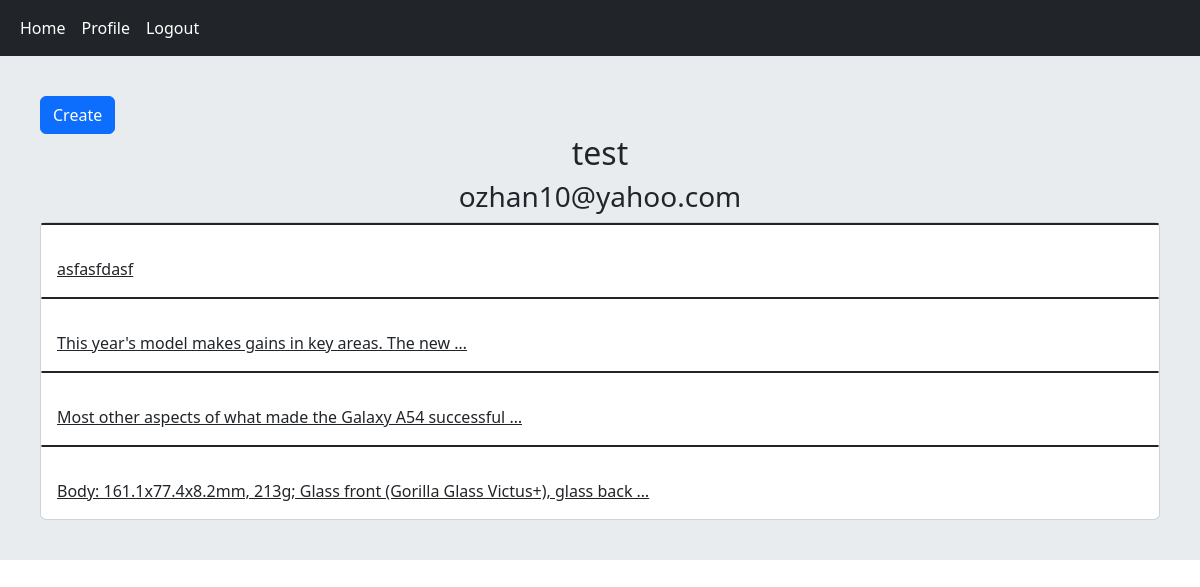
Before: /account/profile/2/ (signed in) with the older database file.
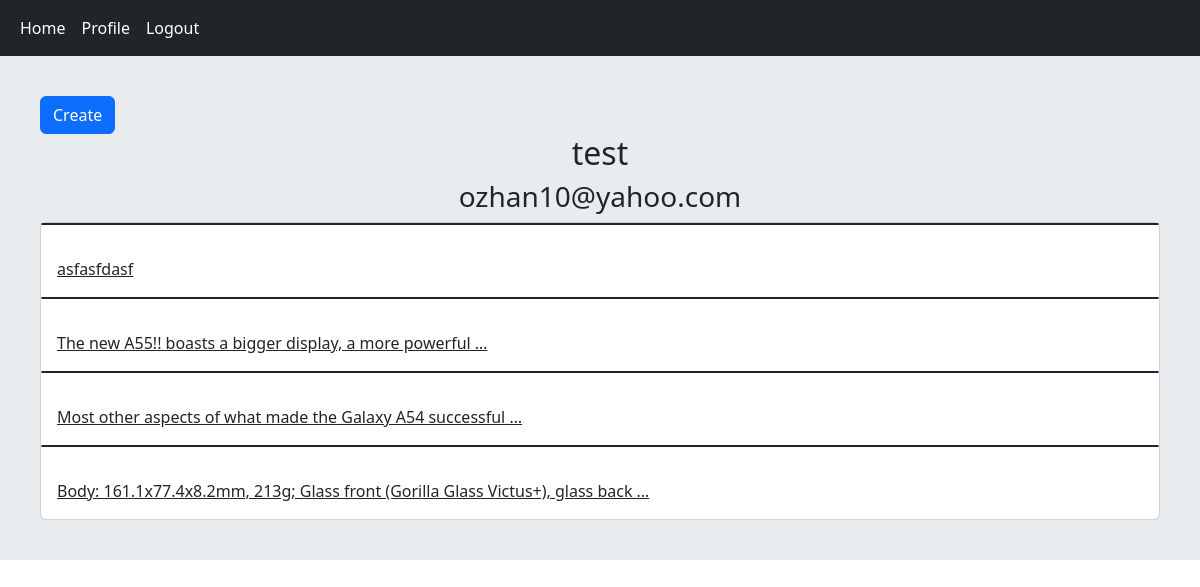
After: the same page with the newer database file.
### home/models.py (models this page shows, shortened)
class Post(models.Model):
    user = models.ForeignKey(User,on_delete=models.CASCADE)
    body = models.TextField()
    slug = models.SlugField()
    created = models.DateTimeField(auto_now_add=True)
    updated = models.DateTimeField(auto_now=True)
    def get_absolute_url(self):
        return reverse('home:post_detail',args=(self.id,self.slug))

### account/views.py (the view)
# urls.py: path('profile/<user_id>/',views.UserProfileView.as_view(),name='user_profile')
class UserProfileView(LoginRequiredMixin,View) :
    def get(self,request,user_id):
        user = User.objects.get(pk=user_id)
        post = Post.objects.filter(user=user)
        return render(request,'account/profile.html',{'user':user,'posts':post})

### account/templates/account/profile.html
{% extends 'base.html' %}
{% block content %}
    {% if request.user.id == user.id %}
        <a href="{% url 'home:post_create' %}" class="btn btn-primary" > Create </a>
    {% endif %}
    <h2 class="text-center" > {{ user.username }} </h2>
    <h3 class="text-center" > {{ user.email }} </h3>
    <div class="card" >
        {% for post in posts %}
        <h2 class="card border-dark mb-3">  </h2>
            <a href="{{ post.get_absolute_url }}" class="card-body" > {{ post.body|truncatewords:10 }}  </a>
        {% endfor %}
    </div>
{% endblock %}

Changed rows visible on the page:
changed Post: body "This year's model makes gains in key areas. The new …" → "The new A55!! boasts a bigger display, a more powerful …"
